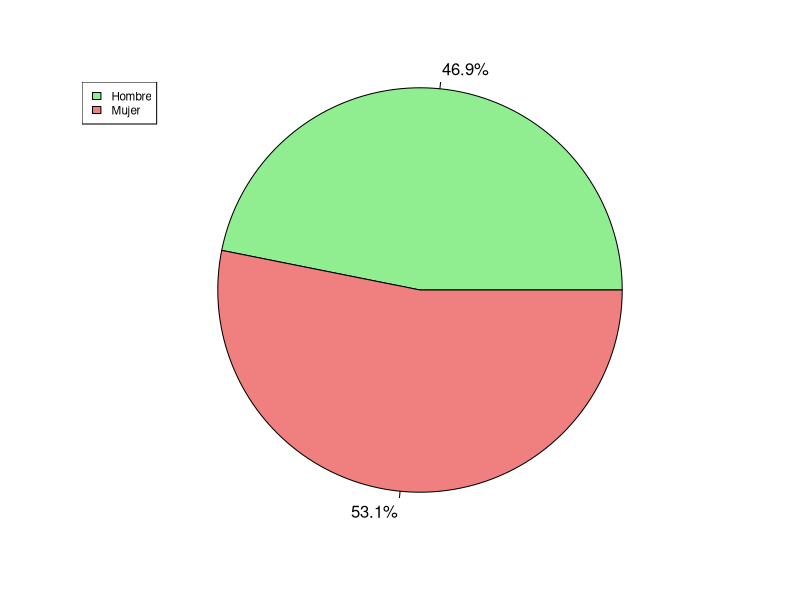
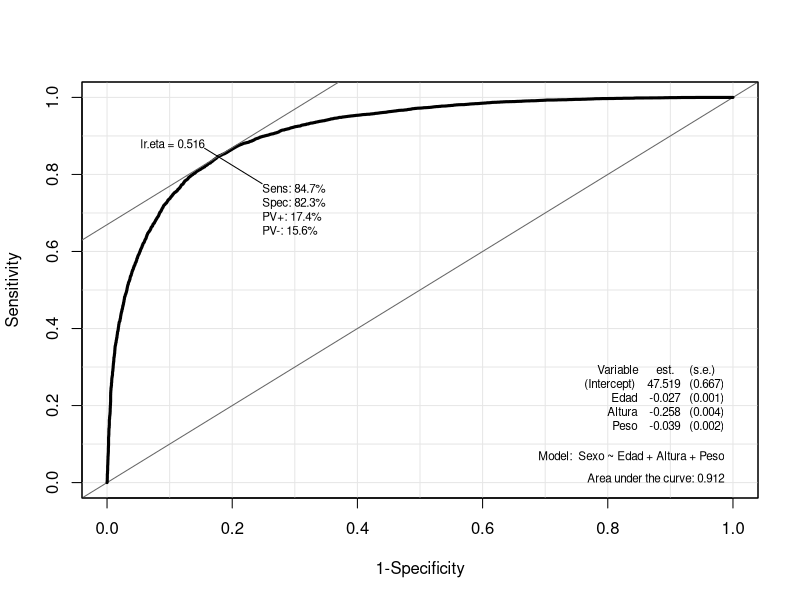
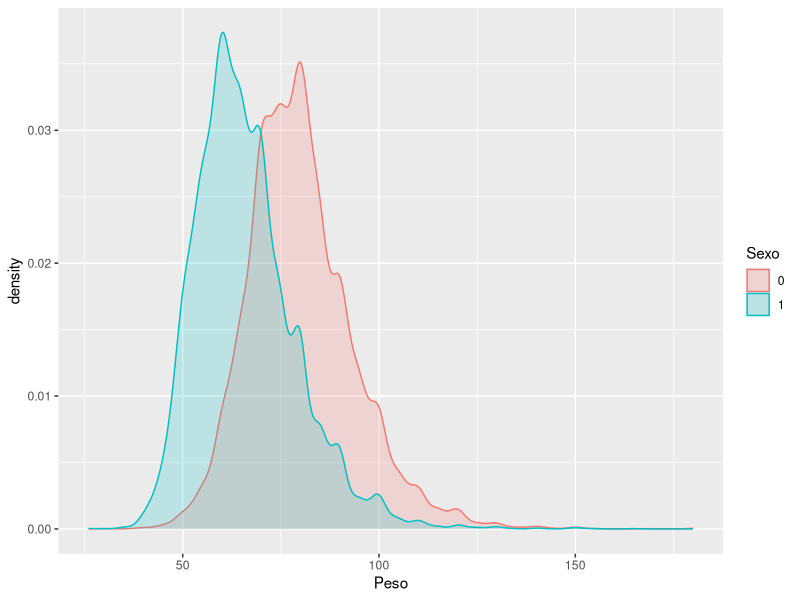
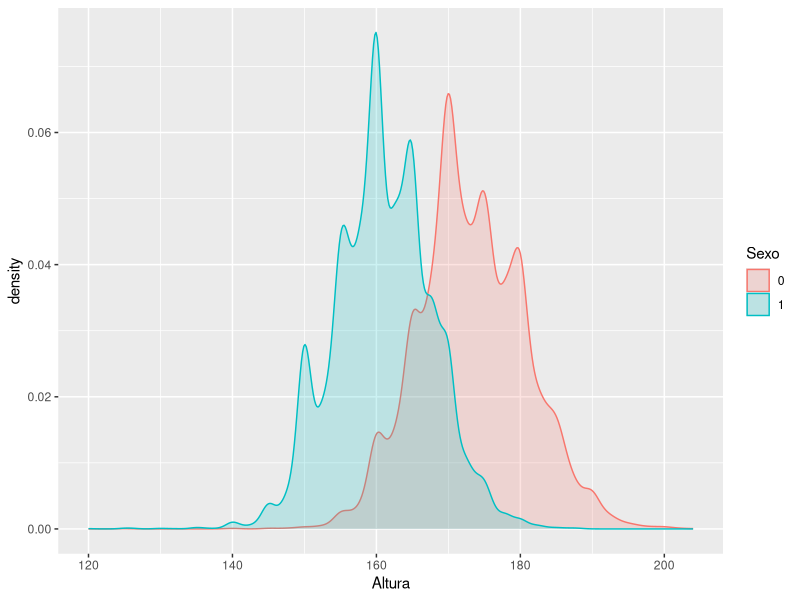

Reproduce these figures in R, in order.
## ---- chunk 1
#| label: setup
#| include: false
knitr::opts_chunk$set(echo = TRUE, fig.align = "center", warning = FALSE, message = FALSE)


# fig.align= 'center para que nos centre todas figuras que se muestran
# warning = FALSE para que no muestre mensajes de warning
# message = FALSE para que no muestre mensajes automáticos cuando carga paquetes y demás en el output
## ---- chunk 2
#| label: librerias
#| message: false
#| warning: false
# Librerias
library(readxl) # Para leer los excels
library(dplyr) # Para tratamiento de dataframes
library(ggplot2) # Nice plots
library(Epi) # Para la ROC curve
## ---- chunk 3
#| label: cargar_datos
datos <- read_excel("../../../files/salud.xlsx", sheet = "Datos")
## ---- chunk 4
#| label: librerias2
library(dplyr) # Para tratamiento de dataframes
library(ggplot2) # Nice plots
## ---- chunk 5
#| label: porcentaje
#| echo: false
#| out-width: 50%
# Creamos un gráfico de quesito o de sectores para ver qué proporción de personas ha mejorado su situación económica:


datos_quesito <- c(nrow(filter(datos, Sexo == "1")), nrow(filter(datos, Sexo == "2")))
etiquetas <- c("Hombre", "Mujer")

porcentajes <- paste0(round(datos_quesito / sum(datos_quesito) * 100, 1), "%")
colores <- c("lightgreen", "lightcoral")

pie(datos_quesito, labels = porcentajes, col = colores, radius = 1.05, cex = 1)
legend("topleft", etiquetas, cex = 0.7, fill = colores)
## ---- chunk 6
datos$Edad <- as.numeric(datos$Edad)
datos$Altura <- as.numeric(datos$Altura)
datos$Peso <- as.numeric(datos$Peso)

# Pasar factores a 0=Hombre y 1=Mujer
datos$Sexo <- ifelse(datos$Sexo == "1", "0", "1")
datos$Sexo <- as.factor(datos$Sexo)

# Ver resumen de datos y ver si hay NA
summary(datos)
sum(is.na(datos))

datos <- na.omit(datos)
## ---- chunk 7
#| label: modelos
# lmod1
lmod1 <- glm(formula = Sexo ~ Edad, family = binomial(link = logit), data = datos)
summary(lmod1)

# lmod2
lmod2 <- glm(formula = Sexo ~ Edad + Altura, family = binomial(link = logit), data = datos)
summary(lmod2)

# lmod3
lmod3 <- glm(formula = Sexo ~ Edad + Altura + Peso, family = binomial(link = logit), data = datos)
summary(lmod3)
## ---- chunk 8
ROC(form = Sexo ~ Edad + Altura + Peso, data = datos, plot = "ROC", lwd = 3, cex = 1.5)
## ---- chunk 9
summary(lmod3)
## ---- chunk 10
datos <- na.omit(datos)
datos %>% ggplot(aes(x = Peso)) +
  geom_density(
    aes(
      group = Sexo,
      colour = Sexo,
      fill = Sexo
    ),
    alpha = 0.2
  )
## ---- chunk 11
datos <- na.omit(datos)
datos %>% ggplot(aes(x = Altura)) +
  geom_density(
    aes(
      group = Sexo,
      colour = Sexo,
      fill = Sexo
    ),
    alpha = 0.2
  )
